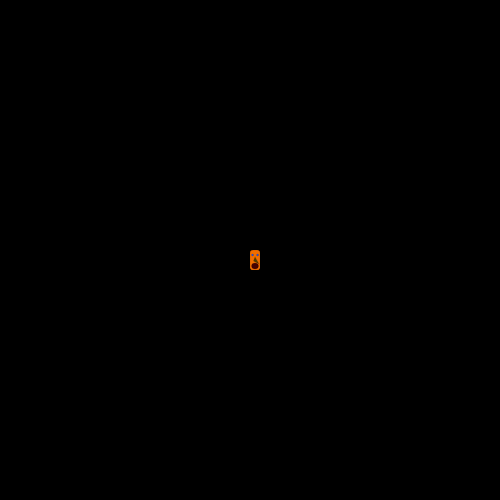
Frame 1 (no input)
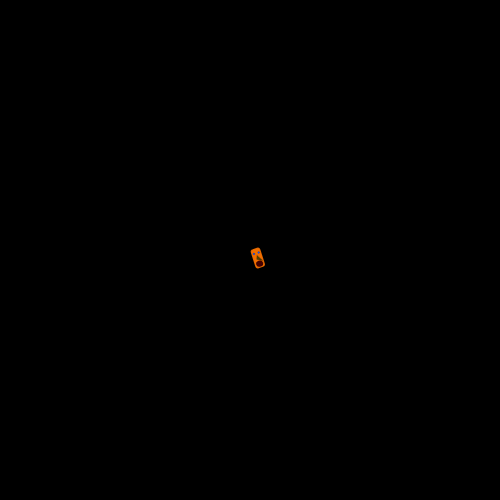
Frame 60 (no input)
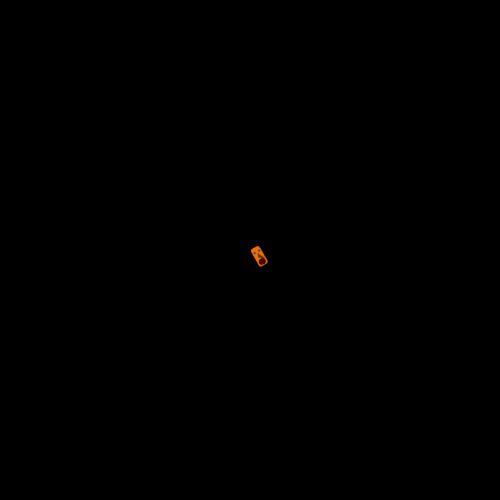
Frame 120 (the mouse pressed at the canvas centre since frame 60)

The p5.js sketch that drew these frames (run headless with seeded random() and noise() and a simulated clock; from frame 60 on, the mouse is pressed at the canvas centre):

// p5.js sketch
// ── sketch.js
//example 2.3.3 this introduce the transformation  function set


let counter = 0;
let counter2 = .10;

function setup() {
    createCanvas(500,500);
    background(0);
   }

   function draw() {
    background(0);
    //oldface(-100,0); // width/2, height/2
    //newface1(-100,0);
    newface2(width/2,height/2, counter, counter2);

    counter += 5.8;
    counter2 += .00;
   }

   function oldface(lxo,lyo) {
    // ----------------------- face start 
       noStroke();
       // the head is the anchor graphic
       fill(230,130,0);
       rect(275 + lxo,100 + lyo,100,200,28);
       fill(255);
       // eyes
       fill(90,120,220);
       ellipse(300 + lxo,150 + lyo,20,20);
       ellipse(350 + lxo,150 + lyo,20,20);
       fill(70,0,0);
       // mouth
       ellipse(325 + lxo,260 + lyo,45,30);
       // x1,y1,x2,y2,x3,y3
       fill(180,90,0);
       triangle(325 + lxo,170 + lyo, 310 + lxo,210 + lyo, 340 + lxo,210 + lyo );
     // ------------------------face end
   }

   function newface1(lxo,lyo) {

       push();
       translate(lxo,lyo);
        // the head is still the anchor graphic
       fill(230,130,0);
       rect(275,100,100,200,28);
       fill(255);
       // eyes
       fill(90,120,220);
       ellipse(300,150,20,20);
       ellipse(350,150,20,20);
       fill(70,0,0);
       // mouth
       ellipse(325,260,60,37);
       // x1,y1,x2,y2,x3,y3
       fill(180,90,0);
       triangle(325,170, 310,210, 340,210);
       pop();

   }


   function newface2(lxo,lyo,rot,sc) {

       push();
       translate(lxo,lyo);
      rotate(radians(rot));
      scale(sc);

       fill(240,110,0);
        // the head is the anchor graphic
       //  - 275,- 100
       rect(0,0,100,200,28);  // changed location to 0,0
       fill(255);
       // eyes
       fill(20,80,250);
       //  - 275,- 100
       ellipse(25,50,20,20);
       ellipse(75,50,20,20);
       fill(70,0,0);
       // mouth
       //  - 275,- 100
       ellipse(50,160,70,60);
       // x1,y1,x2,y2,x3,y3
       fill(80,60,0);
       //  - 275,- 100
       triangle(50,70, 35,110, 90,140);
       pop();

   }




// let ofx, ofy;

// function setup() {
//     background (0);
//     createCanvas (500,500);
//     ofx = 50;
//     ofy = 50;

// }

// function draw (){
//     //console.log ("hi");
//     background (0);

// push(); //start transform tools

//     fill (255);
//     //the base the anchor
// translate(200,200);
// rotate(radians(45) );
// scale(2.0); //100%: 1.0

//     //anchor image
//     rect(0, 0, 30, 30, 10);
//     fill(20);
//     translate(0,5);
//     ellipse(5 ,7 ,6,6);
//     ellipse(20 ,7 ,6,6);
//     fill (255,0,0);
//     ellipse(5,20,5,5);

// pop(); //stop them

// fill(255);
// ellipse(width - 50, height - 50, 30,30);

// }
